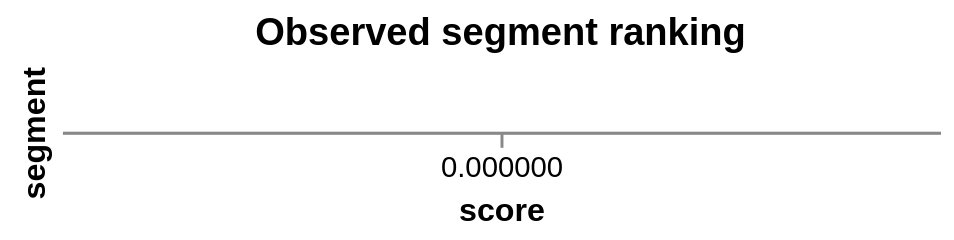

Vega-Lite specification for this chart:
### Vega-Lite specification from a JSON file in a GitHub repository (floating-point values rounded to 4 significant figures)
{"$schema": "https://vega.github.io/schema/vega-lite/v6.json", "mark": "bar", "title": "Observed segment ranking", "transform": [{"filter": {"field": "segment", "oneOf": ["S1", "S2", "S4"]}}], "encoding": {"x": {"field": "score", "type": "quantitative", "scale": {"zero": true}}, "y": {"field": "segment", "type": "nominal", "sort": ["S1", "S2", "S3"]}}, "usermeta": {"chart_contract_intent": "rank", "source": "synthetic.rank", "unit": "points", "rank_contract": {"version": 1, "category_field": "segment", "metric_field": "score", "order": "descending", "top_n": 3, "tie_policy": "include_cutoff_ties", "eligible_category_count": 5, "displayed_category_count": 3, "omitted_category_count": 2, "cutoff_tie_expanded": false}, "transform_contract": {"declared": ["filter"]}, "transform_lineage": {"version": 1, "receipts": [{"kind": "filter", "location": "transform[0].filter", "operation_sha256": "8bc3e8aec254ff96119ffc0fb6bc00a7158c9cbf9fc0cc042ff2430190249610", "input_fields": ["segment"], "output_fields": []}]}}}
